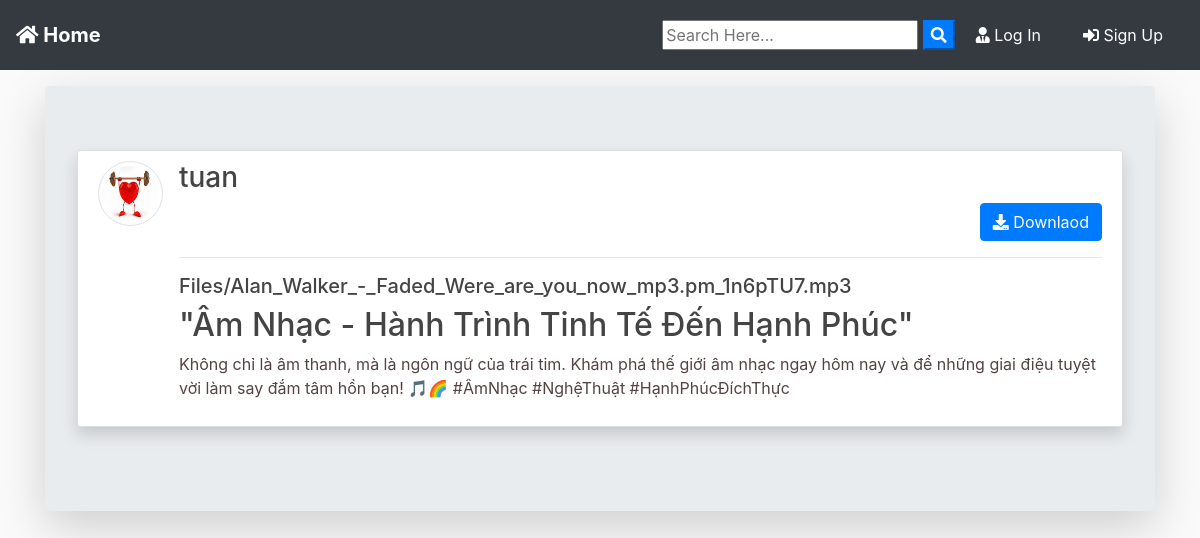
Page /post/6/ on the committed database.
### blog/models.py (models this page shows, shortened)
class Post(models.Model):
	title = models.CharField(max_length=100)
	file = models.FileField(null=True,blank=True,upload_to='Files')
	content = models.TextField()
	date_posted = models.DateTimeField(default=timezone.now)
	author = models.ForeignKey(User, on_delete=models.CASCADE)
	def extension(self):
		name, extension = os.path.splitext(self.file.name)
		return extension

### users/models.py (models this page shows, shortened)
class Profile(models.Model):
    user = models.OneToOneField(User, on_delete=models.CASCADE)
    image = models.ImageField(default='default.jpg', upload_to='profile_pics')

### blog/views.py (the view)
# urls.py: path('post/<int:pk>/', PostDetailView.as_view(), name='post-detail'),
class PostDetailView(DetailView):
    model = Post
    template_name = 'blog/post_detail.html'

### blog/templates/blog/post_detail.html (shortened to what this page needs)
{% extends "blog/base.html" %}
{% block content %}
<div class="jumbotron mt-3 shadow-lg">
  <article class="media content-section shadow ">
    <a href="{{ object.author.profile.image.url }} " target="_blank"> <img src="{{ object.author.profile.image.url }}  " alt="" class="article-img rounded-circle img-thumbnail img-fluid"></a>
    <div class="media-body">
        <div class="">
            <div class="d-flex justify-content-between">
                <a class="mr-2 mt-0 mb-0  text-dark" href="{% url 'user-posts' object.author.username  %}"><h3>{{ object.author }}</h3></a>
            </div>
            {% if object.author != user %}
              <div class="form-group mt-0 pt-0 d-flex justify-content-end">
                <a href="{{ object.file.url }}" download class="btn btn-primary flex-last" type="submit"><i class="fas fa-download"></i> Downlaod</a>
              </div>
            {% endif %}
            <hr>
        </div>
    <div>
        {% if object.file %}
            {% if object.extension == '.jpg' or object.extension == 'jpeg' or object.extension == 'png' %}
              <a href="{{ object.file.url }}"  download ><img src="{{ object.file.url }}" alt="" class="img-fluid "></a>
              <a href="{{ object.file.url }}"  download class="text-dark"><h5>{{ object.file }}</h5></a>
            {% else %}
              <a href="{{ object.file.url }}"  download class="text-dark"><h5>{{ object.file }}</h5></a>
            {% endif %}
        {% endif %}
      </div>
          <h2>{{ object.title }}</h2>
          <p class="article-content">{{ object.content }}</p>
      </div>
  </article>
{% endblock content %}

### blog/static/blog/main.css (style rules this page uses)
body { background: #fafafa; color: #544343; margin-top: 0; }
h1, h2, h3, h4, h5, h6 { color: #444444; }
.content-section { background: #ffffff; padding: 10px 20px; border: 1px solid #dddddd; border-radius: 3px; margin-bottom: 20px; }
.article-content { white-space: pre-line; }
.article-img { height: 65px; width: 65px; margin-right: 16px; }

### rows in the picture
Post: author.profile.image (picture), author "tuan", file "Files/Alan_Walker_-_Faded_Were_are_you_now_mp3.pm_1n6pTU7.mp3", title "\"Âm Nhạc - Hành Trình Tinh Tế Đến Hạnh Phúc\"", content "Không chỉ là âm thanh, mà là ngôn ngữ của trái tim. Khám phá thế giới âm nhạc ngay hôm nay và để những giai điệu tuyệt vời làm say đắm tâm hồn bạn! 🎵🌈 #ÂmNhạc #NghệThuật #HạnhPhúcĐíchThực"
